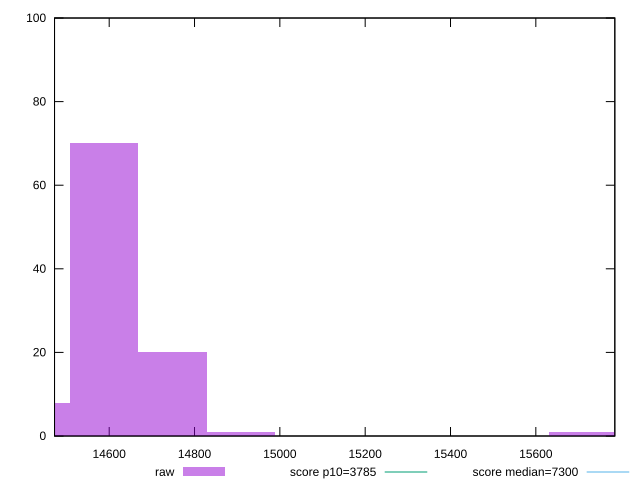

Reproduce this figure in gnuplot.
reset

$raw <<EOF
15710.134393743874 1
14587.981937047882 70
14748.289430861596 20
14427.67444323417 8
14908.596924675308 1
EOF

set key outside below
set boxwidth 160.307493813713
set xrange [14471.8755:15785.136]
set yrange [0:100]
set trange [0:100]
set style fill transparent solid 0.5 noborder

set parametric
set terminal svg size 640, 490 enhanced background rgb 'white'
set output "reports/report_00032_2021-02-25T10-28-15.087Z/interactive/samples/astro/raw/histogram.svg"

plot $raw title "raw" with boxes, \
     3785,t title "score p10=3785", \
     7300,t title "score median=7300"

reset
